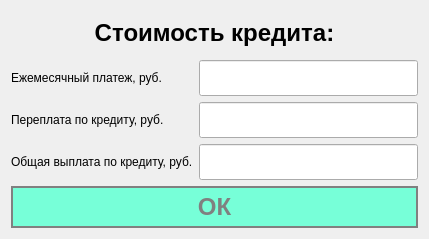
<?xml version="1.0" encoding="UTF-8"?>
<ui version="4.0">
 <class>Annuietet</class>
 <widget class="QWidget" name="Annuietet">
  <property name="geometry">
   <rect>
    <x>0</x>
    <y>0</y>
    <width>429</width>
    <height>239</height>
   </rect>
  </property>
  <property name="windowTitle">
   <string>Form</string>
  </property>
  <layout class="QHBoxLayout" name="horizontalLayout">
   <item>
    <layout class="QVBoxLayout" name="verticalLayout">
     <item>
      <widget class="QLabel" name="label_7">
       <property name="minimumSize">
        <size>
         <width>0</width>
         <height>27</height>
        </size>
       </property>
       <property name="maximumSize">
        <size>
         <width>16777215</width>
         <height>100</height>
        </size>
       </property>
       <property name="font">
        <font>
         <pointsize>18</pointsize>
         <bold>true</bold>
        </font>
       </property>
       <property name="text">
        <string>Стоимость кредита:</string>
       </property>
       <property name="alignment">
        <set>Qt::AlignCenter</set>
       </property>
      </widget>
     </item>
     <item>
      <layout class="QGridLayout" name="gridLayout">
       <item row="0" column="0">
        <widget class="QLabel" name="label_4">
         <property name="minimumSize">
          <size>
           <width>0</width>
           <height>27</height>
          </size>
         </property>
         <property name="text">
          <string>Ежемесячный платеж, руб.</string>
         </property>
        </widget>
       </item>
       <item row="0" column="1">
        <widget class="QLineEdit" name="lineEdit_platVmes">
         <property name="font">
          <font>
           <pointsize>18</pointsize>
          </font>
         </property>
         <property name="styleSheet">
          <string notr="true">QLineEdit {

border: 2px solid gray;
}

background-color: white;</string>
         </property>
         <property name="readOnly">
          <bool>true</bool>
         </property>
        </widget>
       </item>
       <item row="1" column="0">
        <widget class="QLabel" name="label_5">
         <property name="minimumSize">
          <size>
           <width>0</width>
           <height>27</height>
          </size>
         </property>
         <property name="text">
          <string>Переплата по кредиту, руб.</string>
         </property>
        </widget>
       </item>
       <item row="1" column="1">
        <widget class="QLineEdit" name="lineEdit_overPlat">
         <property name="font">
          <font>
           <pointsize>18</pointsize>
          </font>
         </property>
         <property name="styleSheet">
          <string notr="true">QLineEdit {

border: 2px solid gray;
}

background-color: white;</string>
         </property>
         <property name="readOnly">
          <bool>true</bool>
         </property>
        </widget>
       </item>
       <item row="2" column="0">
        <widget class="QLabel" name="label_6">
         <property name="minimumSize">
          <size>
           <width>0</width>
           <height>27</height>
          </size>
         </property>
         <property name="text">
          <string>Общая выплата по кредиту, руб.</string>
         </property>
        </widget>
       </item>
       <item row="2" column="1">
        <widget class="QLineEdit" name="lineEdit_result">
         <property name="font">
          <font>
           <pointsize>18</pointsize>
          </font>
         </property>
         <property name="styleSheet">
          <string notr="true">QLineEdit {

border: 2px solid gray;
}

background-color: white;</string>
         </property>
         <property name="readOnly">
          <bool>true</bool>
         </property>
        </widget>
       </item>
      </layout>
     </item>
     <item>
      <widget class="QPushButton" name="pushButton_OK">
       <property name="sizePolicy">
        <sizepolicy hsizetype="Minimum" vsizetype="Minimum">
         <horstretch>0</horstretch>
         <verstretch>0</verstretch>
        </sizepolicy>
       </property>
       <property name="minimumSize">
        <size>
         <width>0</width>
         <height>27</height>
        </size>
       </property>
       <property name="font">
        <font>
         <pointsize>18</pointsize>
         <bold>true</bold>
        </font>
       </property>
       <property name="styleSheet">
        <string notr="true">QPushButton {
background-color: rgb(119, 255, 216);
color: gray;
border: 2px solid gray;
}
QPushButton:pressed {
    background-color: rgb(180, 61, 255);
}</string>
       </property>
       <property name="text">
        <string>ОК</string>
       </property>
      </widget>
     </item>
    </layout>
   </item>
  </layout>
 </widget>
 <resources/>
 <connections>
  <connection>
   <sender>pushButton_OK</sender>
   <signal>clicked()</signal>
   <receiver>Annuietet</receiver>
   <slot>close()</slot>
   <hints>
    <hint type="sourcelabel">
     <x>303</x>
     <y>203</y>
    </hint>
    <hint type="destinationlabel">
     <x>428</x>
     <y>190</y>
    </hint>
   </hints>
  </connection>
 </connections>
</ui>
